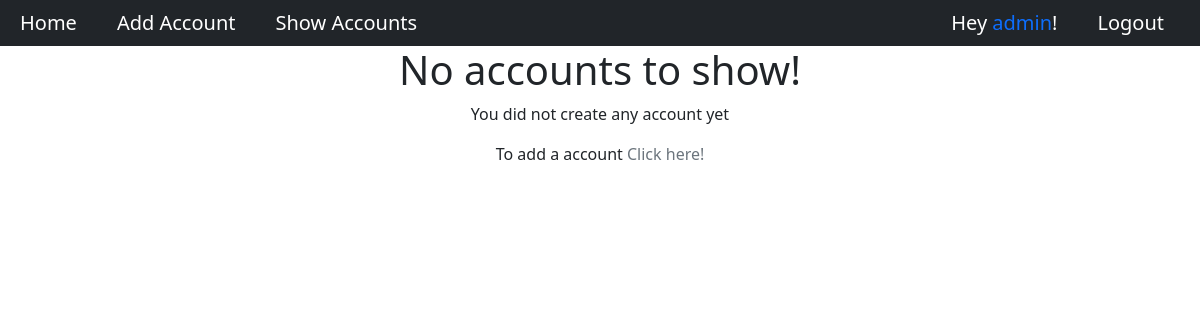
The app's page /accounts (signed in), older data.
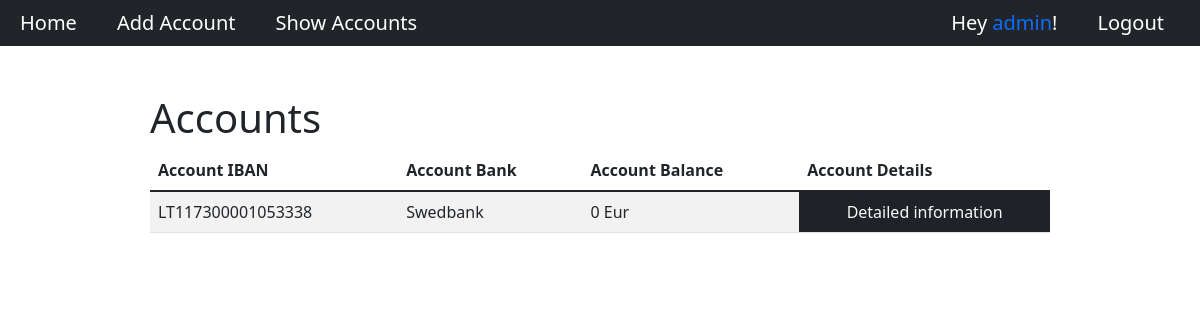
The same page, newer data.
### budget_calculator/models.py (models this page shows, shortened)
class User(AbstractUser):
    total_balance = models.IntegerField(default=0)

class Account(models.Model):
    iban = models.CharField(max_length=25, unique=True)
    balance = models.IntegerField(default=0)
    user = models.ForeignKey(User, on_delete=models.CASCADE)
    bank = models.ForeignKey(Bank, on_delete=models.CASCADE, default='1')

class Bank(models.Model):
    title = models.CharField(max_length=100)
    code = models.IntegerField(unique=True)

### budget_calculator/views.py (the view)
# urls.py: path('accounts', show_accounts, name='show_accounts'),
@login_required(login_url='/registration/login')
def show_accounts(request):
    data = Account.objects.filter(user=request.user.id)
    context = {
        'data': data
    }
    return render(request, 'show_accounts.html', context=context)

### templates/show_accounts.html
{% extends 'base.html' %}
{% block content %}
{% if data %}
<main class="m-auto mt-5 w-75">
    <h1>Accounts</h1>
    <table class="table table-striped table-hover">
        <thead>
        <tr>
            <th>Account IBAN</th>
            <th>Account Bank</th>
            <th>Account Balance</th>
            <th>Account Details</th>
        </tr>
        </thead>
        <tbody>
        {% for account in data %}
        <tr>
            <td>{{account.iban}}</td>
            <td>{{account.bank.title}}</td>
            <td>{{account.balance}} Eur</td>
            <td class="bg-dark  text-center"><a class="text-decoration-none link-light"
                                                     href="{% url 'show_account' account.id %}">Detailed information</a></td>
        </tr>
        {% endfor %}
        </tbody>
    </table>
    {% else %}
    <div class="text-center">
        <h1>No accounts to show!</h1>
        <p>You did not create any account yet</p>
        <p>To add a account <a class="text-decoration-none link-secondary" href="{% url 'add_account'%}">Click here!</a></p>
    </div>
    {% endif %}
</main>
{% endblock %}

### templates/base.html (shortened to what this page needs)
<!doctype html>
<html lang="en">
<head>
    <link href="https://cdn.jsdelivr.net/npm/bootstrap@5.1.3/dist/css/bootstrap.min.css" rel="stylesheet"
>
</head>
<body>
    <nav class="navbar navbar-dark bg-dark flex-row p-2">
        {% if user.is_authenticated %}
        <div class="d-flex flex-row">
        <div class="container-fluid">
            <a class="navbar-brand" href="{% url 'index' %}">Home</a>
        </div>
        <div class="container-fluid">
            <a class="navbar-brand" href="{% url 'add_account' %}">Add Account</a>
        </div>
        <div class="container-fluid">
            <a class="navbar-brand" href="{% url 'show_accounts' %}">Show Accounts</a>
        </div>
        </div>
        <div class="d-flex">
        <div class="container-fluid">
            <a class="navbar-brand" data-bs-toggle="collapse" href="#user_info">Hey <span class="text-primary"> {{user.username}}</span>!</a>
        </div>
            <div class="container-fluid">
            <a class="navbar-brand" href="{% url 'logout' %}">Logout</a>
        </div>
            </div>
        {% endif %}
    </nav>
{% block content %}
{% endblock %}
</body>
</html>

Row changes from the older to the newer data that the page shows:
added Account: iban "LT117300001053338", bank "Swedbank", balance "0"
Text that changed along with them:
text no longer shown: "No accounts to show! You did not create any account yet To add a account Click here!"
text now shown: "Accounts Account IBAN Account Bank Account Balance Account Details"
